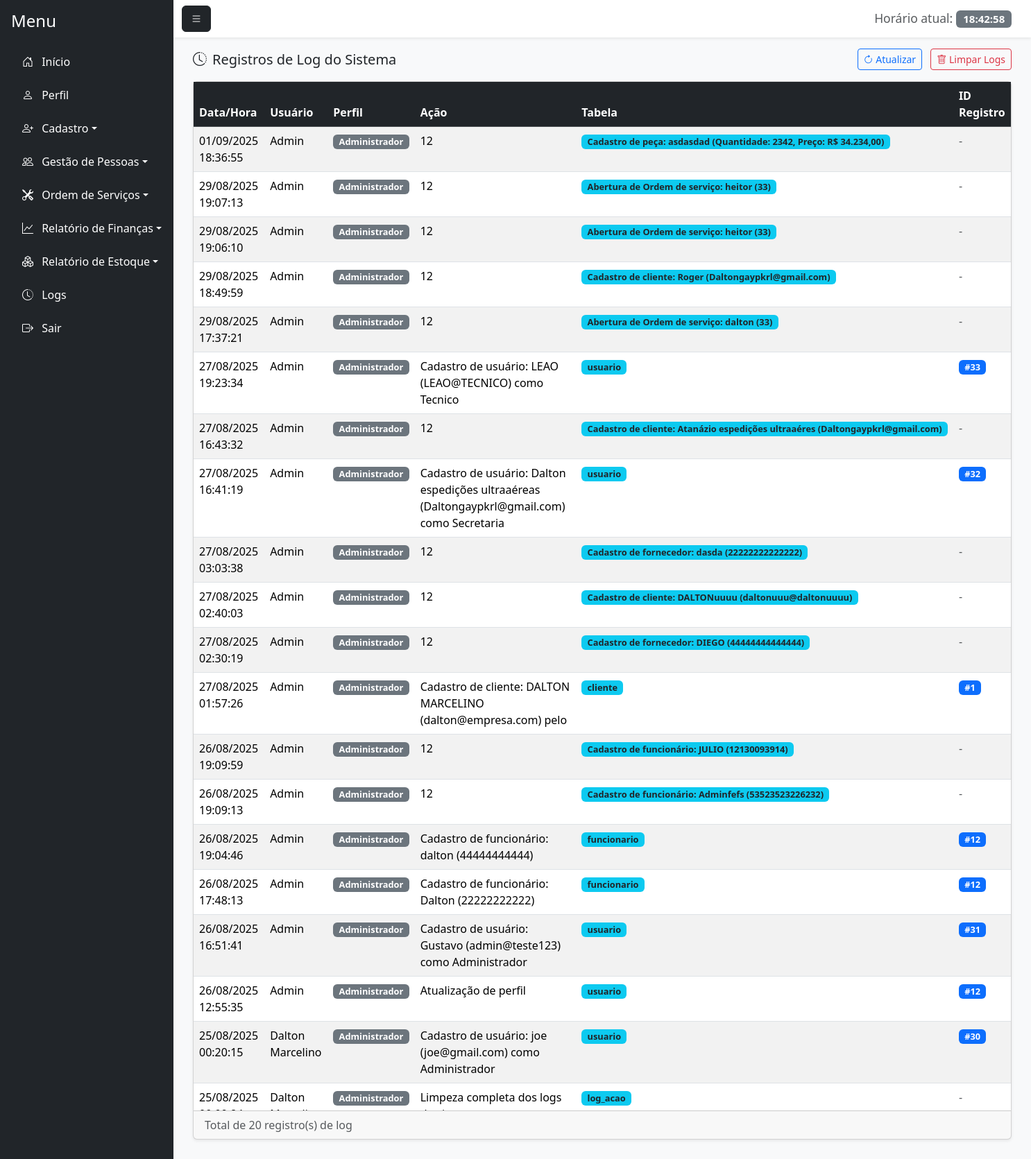
The page /logs.php (signed in) on the database its author committed.
### tables this page shows
CREATE TABLE `log_acao` (
  `id_log` int(11) NOT NULL,
  `id_usuario` int(11) NOT NULL,
  `id_perfil` int(11) NOT NULL,
  `acao` varchar(255) NOT NULL,
  `tabela_afetada` varchar(100) NOT NULL,
  `id_registro` int(11) DEFAULT NULL,
  `data_hora` timestamp NOT NULL DEFAULT current_timestamp()
);

CREATE TABLE `usuario` (
  `id_usuario` int(11) NOT NULL,
  `nome_usuario` varchar(100) NOT NULL,
  `senha` varchar(255) NOT NULL,
  `email` varchar(100) NOT NULL,
  `senha_temporaria` tinyint(1) DEFAULT 0,
  `id_perfil` int(11) NOT NULL,
  `status` enum('Ativo','Inativo') DEFAULT 'Ativo',
  `id_motivo_inatividade` int(11) DEFAULT NULL,
  `data_inatividade` date DEFAULT NULL,
  `observacao_inatividade` text DEFAULT NULL
);

CREATE TABLE `perfil` (
  `id_perfil` int(11) NOT NULL,
  `nome_perfil` varchar(100) NOT NULL
);

### logs.php (the view, shortened to what this page needs)
<?php
require_once 'conexao.php';
require_once 'php/permissoes.php';
$sql = "SELECT l.*, u.nome_usuario, p.nome_perfil
        FROM log_acao l
        JOIN usuario u ON l.id_usuario = u.id_usuario
        JOIN perfil p ON l.id_perfil = p.id_perfil
        ORDER BY l.data_hora DESC";
$stmt = $pdo->query($sql);
$logs = $stmt->fetchAll(PDO::FETCH_ASSOC);
?>
<!DOCTYPE html>
<html lang="pt-BR">
<head>
    <link href="https://cdn.jsdelivr.net/npm/bootstrap@5.3.7/dist/css/bootstrap.min.css" rel="stylesheet">
    <link href="https://cdn.jsdelivr.net/npm/bootstrap-icons@1.11.1/font/bootstrap-icons.css" rel="stylesheet">
</head>
<body>
<div class="d-flex vh-100 bg-light">
    <div class="flex-grow-1 d-flex flex-column">
        <nav class="navbar navbar-light bg-white shadow-sm">
            <div class="container-fluid">
                <button class="btn btn-dark" id="menu-toggle"><i class="bi bi-list"></i></button>
                <span class="navbar-brand mb-0 h1">
                    <small class="text-muted">Horário atual:</small>
                    <span id="liveClock" class="badge bg-secondary"></span>
                </span>
            </div>
        </nav>
        <div class="flex-grow-1 p-3" style="overflow-y: auto;">
            <div class="container-fluid">
                <div class="d-flex justify-content-between align-items-center mb-3">
                    <h5 class="mb-0"><i class="bi bi-clock-history me-2"></i>Registros de Log do Sistema</h5>
                    <div>
                        <button class="btn btn-outline-primary btn-sm me-2" onclick="window.location.reload()">
                            <i class="bi bi-arrow-clockwise"></i> Atualizar
                        </button>
                        <?php if ($_SESSION['perfil'] == 1): ?>
                            <button class="btn btn-outline-danger btn-sm" onclick="confirmarLimpezaLogs()">
                                <i class="bi bi-trash"></i> Limpar Logs
                            </button>
                        <?php endif; ?>
                    </div>
                </div>
                <div class="card shadow-sm">
                    <div class="card-body p-0">
                        <div class="table-responsive">
                            <table class="table table-striped table-hover mb-0">
                                <thead class="table-dark sticky-top">
                                    <tr>
                                        <th>Data/Hora</th>
                                        <th>Usuário</th>
                                        <th>Perfil</th>
                                        <th>Ação</th>
                                        <th>Tabela</th>
                                        <th>ID Registro</th>
                                    </tr>
                                </thead>
                                <tbody>
                                    <?php if (!empty($logs)): ?>
                                        <?php foreach ($logs as $log): ?>
                                            <tr>
                                                <td><?= date('d/m/Y H:i:s', strtotime($log['data_hora'])) ?></td>
                                                <td><?= htmlspecialchars($log['nome_usuario']) ?></td>
                                                <td>
                                                    <span class="badge bg-secondary badge-log">
                                                        <?= htmlspecialchars($log['nome_perfil']) ?>
                                                    </span>
                                                </td>
                                                <td><?= htmlspecialchars($log['acao']) ?></td>
                                                <td>
                                                    <span class="badge bg-info text-dark badge-log">
                                                        <?= htmlspecialchars($log['tabela_afetada']) ?>
                                                    </span>
                                                </td>
                                                <td>
                                                    <?php if ($log['id_registro']): ?>
                                                        <span class="badge bg-primary badge-log">
                                                            #<?= htmlspecialchars($log['id_registro']) ?>
                                                        </span>
                                                    <?php else: ?>
                                                        <span class="text-muted">-</span>
                                                    <?php endif; ?>
                                                </td>
                                            </tr>
                                        <?php endforeach; ?>
                                    <?php endif; ?>
                                </tbody>
                            </table>
                        </div>
                    </div>
                    <?php if (!empty($logs)): ?>
                    <div class="card-footer py-2">
                        <div class="d-flex justify-content-between align-items-center">
                            <div>
                                <span class="text-muted">
                                    Total de <?= count($logs) ?> registro(s) de log
                                </span>
                            </div>
                        </div>
                    </div>
                    <?php endif; ?>
                </div>
            </div>
        </div>
    </div>
</div>
</body>
</html>

### logs.php (style rules this page uses)
.table-responsive { max-height: 70vh; overflow-y: auto; }
.badge-log { font-size: 0.8em; }

### rows shown on the page
log_acao: data_hora "01/09/2025 18:36:55", id_usuario.nome_usuario "Admin", id_perfil.nome_perfil "Administrador", acao "12", tabela_afetada "Cadastro de peça: asdasdad (Quantidade: 2342, Preço: R$ 34.234,00)"
log_acao: data_hora "29/08/2025 19:07:13", id_usuario.nome_usuario "Admin", id_perfil.nome_perfil "Administrador", acao "12", tabela_afetada "Abertura de Ordem de serviço: heitor (33)"
log_acao: data_hora "29/08/2025 19:06:10", id_usuario.nome_usuario "Admin", id_perfil.nome_perfil "Administrador", acao "12", tabela_afetada "Abertura de Ordem de serviço: heitor (33)"
log_acao: data_hora "29/08/2025 18:49:59", id_usuario.nome_usuario "Admin", id_perfil.nome_perfil "Administrador", acao "12", tabela_afetada "Cadastro de cliente: Roger (Daltongaypkrl@gmail.com)"
log_acao: data_hora "29/08/2025 17:37:21", id_usuario.nome_usuario "Admin", id_perfil.nome_perfil "Administrador", acao "12", tabela_afetada "Abertura de Ordem de serviço: dalton (33)"
log_acao: data_hora "27/08/2025 19:23:34", id_usuario.nome_usuario "Admin", id_perfil.nome_perfil "Administrador", acao "Cadastro de usuário: LEAO (LEAO@TECNICO) como Tecnico", tabela_afetada "usuario", id_registro "33"
log_acao: data_hora "27/08/2025 16:43:32", id_usuario.nome_usuario "Admin", id_perfil.nome_perfil "Administrador", acao "12", tabela_afetada "Cadastro de cliente: Atanázio espedições ultraaéres (Daltongaypkrl@gmail.com)"
log_acao: data_hora "27/08/2025 16:41:19", id_usuario.nome_usuario "Admin", id_perfil.nome_perfil "Administrador", acao "Cadastro de usuário: Dalton espedições ultraaéreas (Daltongaypkrl@gmail.com) como Secretaria", tabela_afetada "usuario", id_registro "32"
log_acao: data_hora "27/08/2025 03:03:38", id_usuario.nome_usuario "Admin", id_perfil.nome_perfil "Administrador", acao "12", tabela_afetada "Cadastro de fornecedor: dasda (22222222222222)"
log_acao: data_hora "27/08/2025 02:40:03", id_usuario.nome_usuario "Admin", id_perfil.nome_perfil "Administrador", acao "12", tabela_afetada "Cadastro de cliente: DALTONuuuu (daltonuuu@daltonuuuu)"
log_acao: data_hora "27/08/2025 02:30:19", id_usuario.nome_usuario "Admin", id_perfil.nome_perfil "Administrador", acao "12", tabela_afetada "Cadastro de fornecedor: DIEGO (44444444444444)"
log_acao: data_hora "27/08/2025 01:57:26", id_usuario.nome_usuario "Admin", id_perfil.nome_perfil "Administrador", acao "Cadastro de cliente: DALTON MARCELINO (dalton@empresa.com) pelo", tabela_afetada "cliente", id_registro "1"
log_acao: data_hora "26/08/2025 19:09:59", id_usuario.nome_usuario "Admin", id_perfil.nome_perfil "Administrador", acao "12", tabela_afetada "Cadastro de funcionário: JULIO (12130093914)"
log_acao: data_hora "26/08/2025 19:09:13", id_usuario.nome_usuario "Admin", id_perfil.nome_perfil "Administrador", acao "12", tabela_afetada "Cadastro de funcionário: Adminfefs (53523523226232)"
log_acao: data_hora "26/08/2025 19:04:46", id_usuario.nome_usuario "Admin", id_perfil.nome_perfil "Administrador", acao "Cadastro de funcionário: dalton (44444444444)", tabela_afetada "funcionario", id_registro "12"
log_acao: data_hora "26/08/2025 17:48:13", id_usuario.nome_usuario "Admin", id_perfil.nome_perfil "Administrador", acao "Cadastro de funcionário: Dalton (22222222222)", tabela_afetada "funcionario", id_registro "12"
log_acao: data_hora "26/08/2025 16:51:41", id_usuario.nome_usuario "Admin", id_perfil.nome_perfil "Administrador", acao "Cadastro de usuário: Gustavo (admin@teste123) como Administrador", tabela_afetada "usuario", id_registro "31"
log_acao: data_hora "26/08/2025 12:55:35", id_usuario.nome_usuario "Admin", id_perfil.nome_perfil "Administrador", acao "Atualização de perfil", tabela_afetada "usuario", id_registro "12"
log_acao: data_hora "25/08/2025 00:20:15", id_usuario.nome_usuario "Dalton Marcelino", id_perfil.nome_perfil "Administrador", acao "Cadastro de usuário: joe (joe@gmail.com) como Administrador", tabela_afetada "usuario", id_registro "30"
log_acao: data_hora "25/08/2025…", id_usuario.nome_usuario "Dalton…", id_perfil.nome_perfil "Administrador", acao "Limpeza completa dos logs…", tabela_afetada "log_acao"

### other values the page prints
$categoria "Início"
$categoria "Perfil"
$categoria "Cadastro"
$categoria "Gestão de Pessoas"
$categoria "Ordem de Serviços"
$categoria "Relatório de Finanças"
$categoria "Relatório de Estoque"
$categoria "Logs"
count($logs) "20"
